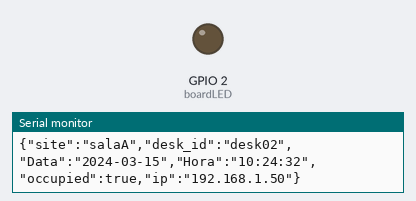
Bench run of a sketch on a simulated ESP32. On the bench: output pins drawn as LEDs (lit = HIGH), the last lines printed to the serial monitor. WiFi joins after 1.5 s; servers stay silent unless stated; the local clock reads 2024-03-15 10:24:30 at power-on unless the sketch sets it; random numbers use the default seed unless the sketch sets one; no MQTT or app messages arrive unless stated.

Above: at 2.8 s.
At 10.53 s:
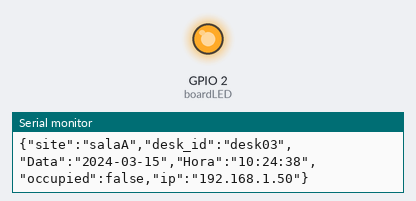
Timing chart, 0 to 10.9 s (numbered marks = the images above):
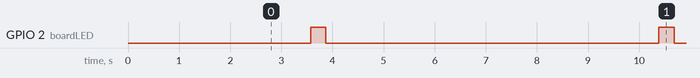

The sketch:

SmartDesk-iot.ino
```cpp
/********************************************************************
 * Projeto: SmartDesk - Envio de Dados MQTT com ESP32 (WiFi + NTP)
 * Placa: DOIT ESP32 DEVKIT V1
 *
 * Descrição:
 * Este projeto conecta o ESP32 ao Wi-Fi e a um Broker MQTT.
 * A cada ciclo, envia dados simulados de ocupação de 3 mesas:
 *  - desk01
 *  - desk02
 *  - desk03
 ********************************************************************/

//----------------------------------------------------------
// Bibliotecas nativas ESP32

#include <WiFi.h>
#include <time.h>

//----------------------------------------------------------
// Bibliotecas externas

#include <PubSubClient.h>
#include <ArduinoJson.h>

//----------------------------------------------------------

#define boardLED 2

// Wi-Fi
const char* SSID      = "Wokwi-GUEST";
const char* PASSWORD  = "";

// MQTT Broker
const char* BROKER_MQTT  = "broker.hivemq.com";
const int   BROKER_PORT  = 1883;

//----------------------------------------------------------

WiFiClient espClient;
PubSubClient MQTT(espClient);
char buffer[300];

//----------------------------------------------------------

void setup() {
    Serial.begin(115200);
    pinMode(boardLED, OUTPUT);
    digitalWrite(boardLED, LOW);

    initWiFi();
    initNTP();
    initMQTT();
}

//----------------------------------------------------------


void loop() {

    verificaConexoesWiFiEMQTT();

    struct tm timeinfo;
    getLocalTime(&timeinfo);

    char data[11];
    char hora[9];
    strftime(data, sizeof(data), "%Y-%m-%d", &timeinfo);
    strftime(hora, sizeof(hora), "%H:%M:%S", &timeinfo);

    // Mesas monitoradas
    const char* desks[3] = {"desk01", "desk02", "desk03"};

    // Envia dados de cada mesa
    for (int i = 0; i < 3; i++) {

        bool ocupado = random(0, 2);

        StaticJsonDocument<300> doc;

        doc["site"]       = "salaA";
        doc["desk_id"]    = desks[i];
        doc["Data"]       = data;
        doc["Hora"]       = hora;
        doc["occupied"]   = ocupado;
        doc["ip"]         = WiFi.localIP().toString();

        serializeJson(doc, buffer);

        Serial.println(buffer);

        String topico = String("smartdesk/salaA/") + desks[i] + "/sensor";

        MQTT.publish(topico.c_str(), buffer);

        delay(500);
    }


    piscaLed();

    delay(5000);
}

//----------------------------------------------------------

void initWiFi() {
    WiFi.begin(SSID, PASSWORD);
    Serial.print("Conectando ao Wi-Fi");

    while (WiFi.status() != WL_CONNECTED) {
        delay(1000);
        Serial.print(".");
    }

    Serial.println("\nWi-Fi conectado!");
    Serial.print("IP Local: ");
    Serial.println(WiFi.localIP());
}

void reconectaWiFi() {
    if (WiFi.status() != WL_CONNECTED) {
        Serial.println("Reconectando Wi-Fi...");
        initWiFi();
    }
}

//----------------------------------------------------------

void initNTP() {
    configTime(-3 * 3600, 0, "pool.ntp.org", "time.nist.gov");

    struct tm timeinfo;
    while (!getLocalTime(&timeinfo)) {
        Serial.println("Aguardando sincronização NTP...");
        delay(1000);
    }

    Serial.println("Horário sincronizado via NTP.");
}

//----------------------------------------------------------

void initMQTT() {
    MQTT.setServer(BROKER_MQTT, BROKER_PORT);

    while (!MQTT.connected()) {
        Serial.println("Conectando ao Broker MQTT...");

        if (MQTT.connect("SmartDeskSender")) {
            Serial.println("Conectado ao Broker!");
        } else {
            Serial.print("Falha MQTT. Estado: ");
            Serial.println(MQTT.state());
            delay(2000);
        }
    }
}

void verificaConexoesWiFiEMQTT() {
    reconectaWiFi();
    if (!MQTT.connected()) {
        initMQTT();
    }
    MQTT.loop();
}

//----------------------------------------------------------

void piscaLed() {
    digitalWrite(boardLED, HIGH);
    delay(300);
    digitalWrite(boardLED, LOW);
}
```

Measured:
- by itself, GPIO 2 (boardLED): alternates HIGH for 0.30 s and LOW for 6.5 s
